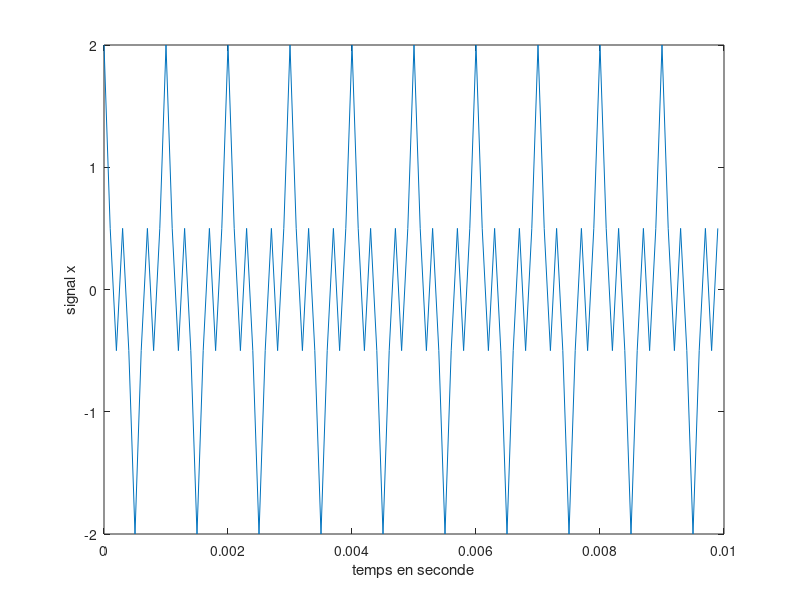
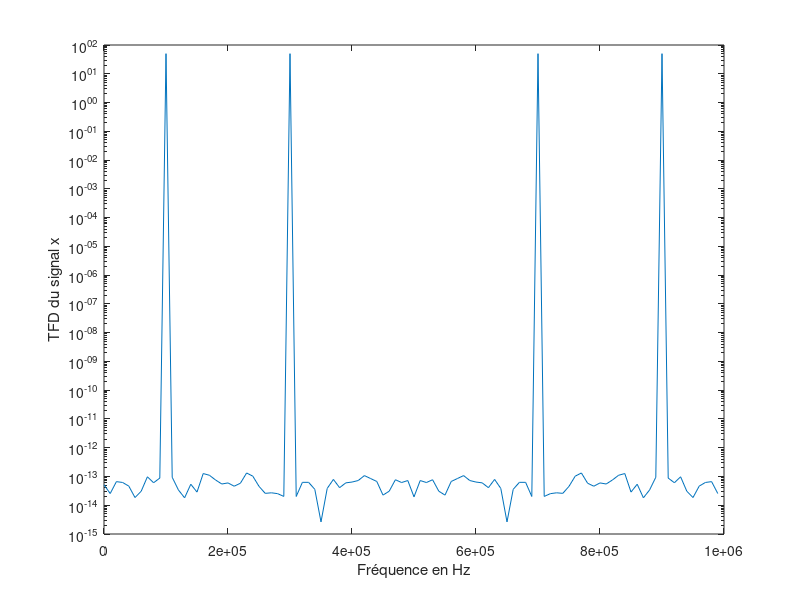
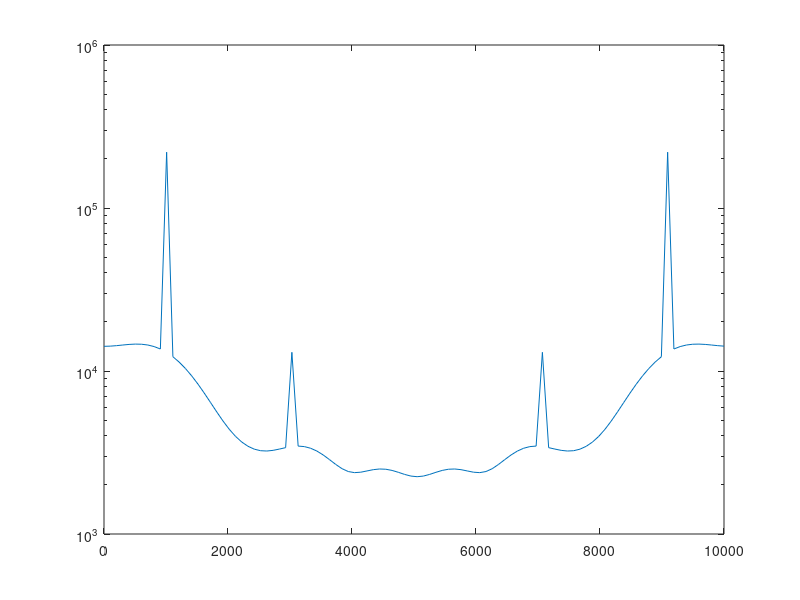
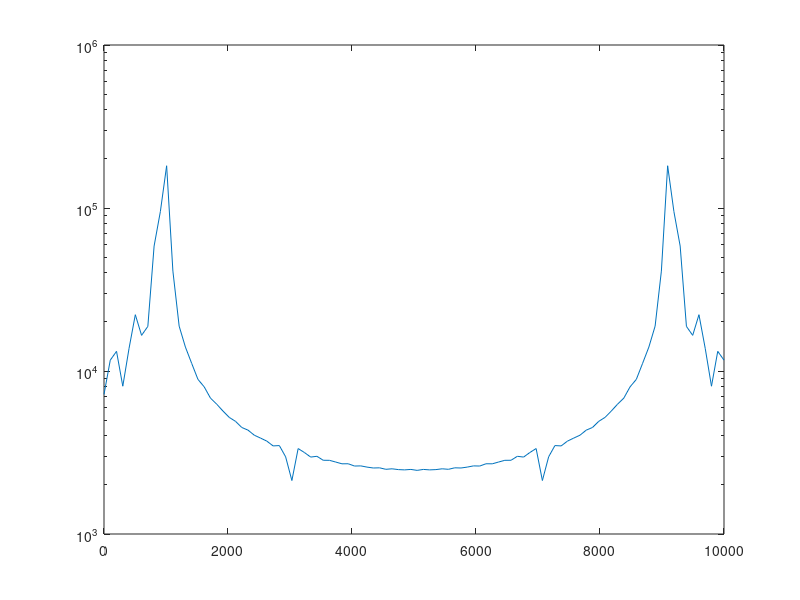

MATLAB code for these plots, in order:
%3.1 Génération du signal à filtrer
f1 = 1000;
f2 = 3000;
Fe = 10000;
Te = 1/Fe;
N = 100;
x = cos(2*pi*f1*(0:Te:(N-1)*Te)) + cos(2*pi*f2*(0:Te:(N-1)*Te));
plot((0:Te:(N-1)*Te),x)
xlabel("temps en seconde");
ylabel("signal x");
TF_x = fft(x);
figure
semilogy((0:Fe:(N-1)*Fe),abs(TF_x))
xlabel("Fréquence en Hz");
ylabel("TFD du signal x");
%3.2 Synthèse du filtre passe-bas
N1 = 5;
N2 = 30;
A = [1];
B1 = 2*f1*sinc(2*f1*Te*(-N1:1:N1));
B2 = 2*f1*sinc(2*f1*Te*(-N2:1:N2));
y1 = filter(B1,A,x);
y2 = filter(B2,A,x);
TF_y1 = fft(y1);
TF_y2 = fft(y2);
figure
semilogy(linspace(0,Fe,length(TF_y1)),abs(TF_y1))
figure
semilogy(linspace(0,Fe,length(TF_y2)),abs(TF_y2))
%3.3 Réalisation du filtrage
figure
semilogy((0:Fe:(N-1)*Fe),abs(TF_x))
hold on
semilogy(linspace(0,Fe,length(TF_y1)),abs(TF_y1))
hold on
semilogy(linspace(0,Fe,length(TF_y2)),abs(TF_y2))
legend('TF_X','TF_y1','TF_y2')
